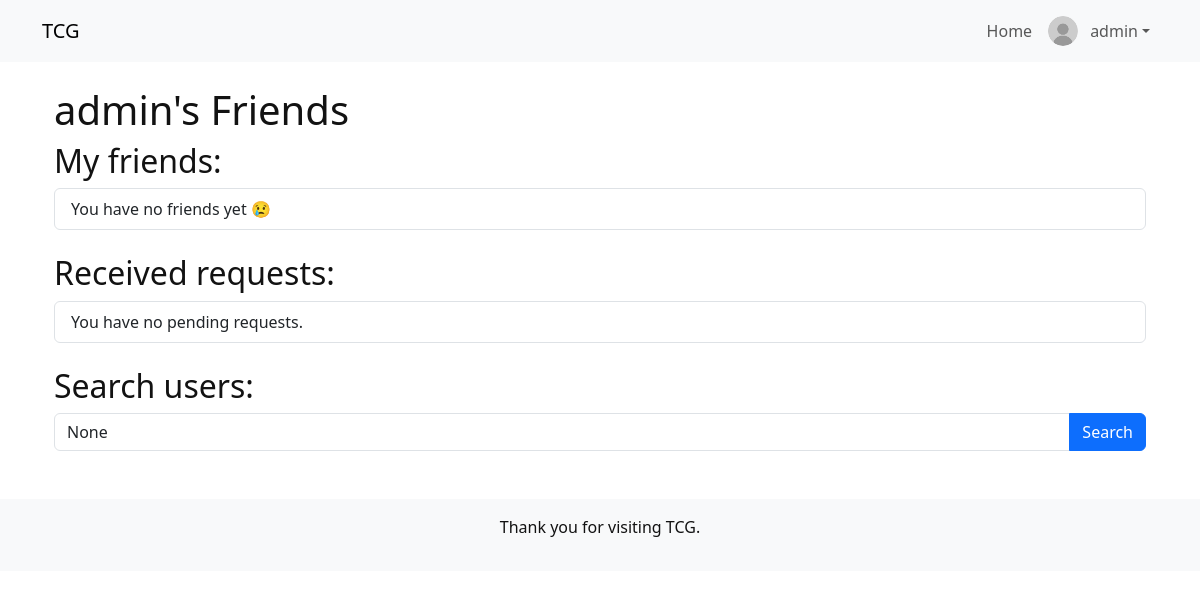
Before: /friends/ (signed in) with the older database file.
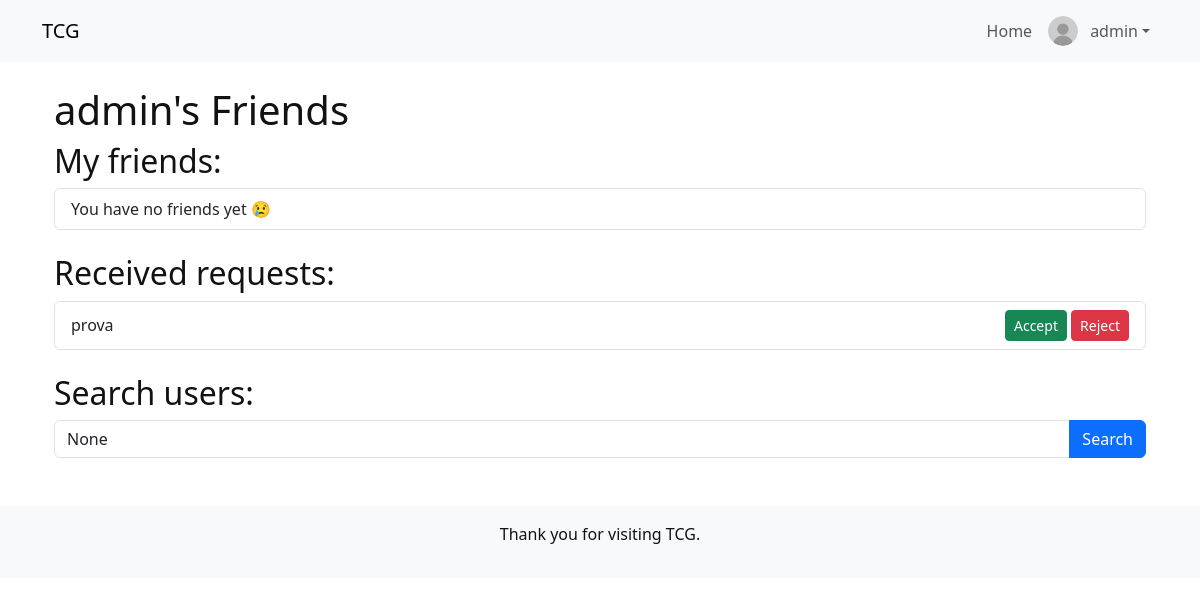
After: the same page with the newer database file.
### WebProjecte/models.py (models this page shows)
class FriendRequest(models.Model):
    from_user = models.ForeignKey(User, related_name='sent_requests', on_delete=models.CASCADE)
    to_user = models.ForeignKey(User, related_name='received_requests', on_delete=models.CASCADE)
    timestamp = models.DateTimeField(auto_now_add=True)
    class Meta:
        unique_together = ('from_user', 'to_user')

### WebProjecte/views.py (the view)
# urls.py: path('friends/', views.friends_list, name='friends_list'),
@login_required
def friends_list(request):
    profile = request.user.profile
    query = request.GET.get('q')
    search_results = []
    if query:
        search_results = User.objects.filter(
            Q(username__icontains=query)
        ).exclude(id=request.user.id)
    context = {
        'friends': profile.friends.all(),
        'search_results': search_results,
        'query': query,
    }
    return render(request, 'friends/friends_list.html', context)

### WebProjecte/templates/friends/friends_list.html (shortened to what this page needs)
{% extends 'base.html' %}
{% block content %}
<div class="container" vocab="https://schema.org/" typeof="Person">
    <h1 property="name">{{ request.user.username }}'s Friends</h1>
    <h2>My friends:</h2>
    <ul class="list-group mb-4" property="knows">
        {% for friend in request.user.profile.friends.all %}
            <li class="list-group-item d-flex justify-content-between align-items-center" typeof="Person">
                <span property="name">{{ friend.user.username }}</span>
                <a href="{% url 'remove_friend' friend.user.id %}" class="btn btn-danger btn-sm">Remove</a>
            </li>
        {% empty %}
            <li class="list-group-item">You have no friends yet 😢</li>
        {% endfor %}
    </ul>
    <h2>Received requests:</h2>
    <ul class="list-group mb-4">
        {% for fr in request.user.received_requests.all %}
            <li class="list-group-item d-flex justify-content-between align-items-center" typeof="Person" property="potentialAction">
                <span property="name">{{ fr.from_user.username }}</span>
                <div>
                    <a href="{% url 'accept_friend_request' fr.id %}" class="btn btn-success btn-sm">Accept</a>
                    <a href="{% url 'reject_friend_request' fr.id %}" class="btn btn-danger btn-sm">Reject</a>
                </div>
            </li>
        {% empty %}
            <li class="list-group-item">You have no pending requests.</li>
        {% endfor %}
    </ul>
    <h2>Search users:</h2>
    <form method="GET" class="input-group mb-3" typeof="SearchAction">
        <input type="text" name="q" class="form-control" placeholder="Search user..." value="{{ query }}" property="query-input">
        <button type="submit" class="btn btn-primary">Search</button>
    </form>
</div>
{% endblock %}

### WebProjecte/templates/base.html (shortened to what this page needs)
<!DOCTYPE html>
<html lang="en"></html>
<head>
    {% load static %}
    <link rel="stylesheet" href="https://cdn.jsdelivr.net/npm/bootstrap@5.3.0/dist/css/bootstrap.min.css">
    <link rel="stylesheet" href="{% static 'style.css' %}">
</head>
<body>
    <header>
        <nav class="navbar navbar-expand-lg navbar-light bg-light">
            <div class="container">
                <a class="navbar-brand" href="{% url 'home' %}">TCG</a>
                <div class="collapse navbar-collapse" id="navbarNav">
                    <ul class="navbar-nav ms-auto align-items-center">
                        {% if user.is_authenticated %}
                            <li class="nav-item">
                                <a class="nav-link" href="{% url 'home' %}">Home</a>
                            </li>
                            <li class="nav-item dropdown">
                                <a class="nav-link dropdown-toggle d-flex align-items-center" href="#" id="navbarDropdown" role="button" data-bs-toggle="dropdown" aria-expanded="false">
                                    {% if user.profile.profile_image %}
                                        <img src="{{ user.profile.profile_image.url }}" alt="Profile Image" class="rounded-circle" width="30" height="30" style="object-fit: cover; margin-right: 12px;">
                                    {% else %}
                                        <img src="{% static 'default.jpg' %}" alt="Profile Image" class="rounded-circle" width="30" height="30" style="object-fit: cover; margin-right: 12px;">
                                    {% endif %}
                                    {{ user.username }}
                                </a>
                            </li>
                        {% endif %}
                    </ul>
                </div>
            </div>
        </nav>
    </header>
    <main class="container mt-4">
        {% block content %}
        {% endblock %}
    </main>
    <footer class="text-center mt-5 py-3 bg-light">
        <p>Thank you for visiting TCG.</p>
    </footer>
</body>
</html>

### WebProjecte/static/style.css (style rules this page uses)
body { background-color: #ffffff; color: #121212; transition: background-color 0.3s, color 0.3s; }

Changed rows visible on the page:
added FriendRequest: from_user.username "prova"
Other visible differences:
text no longer shown: "You have no pending requests."
